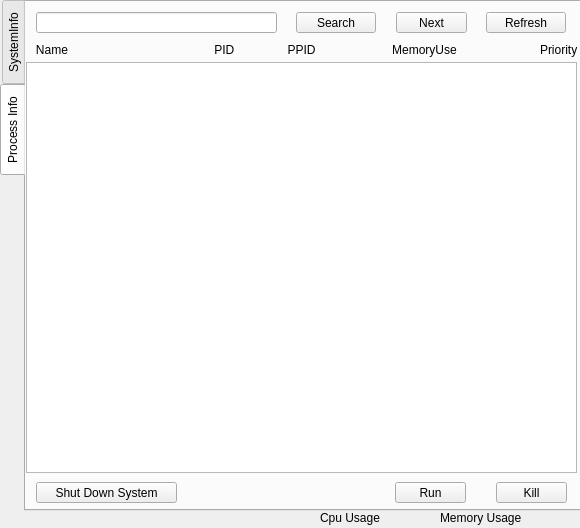
<?xml version="1.0" encoding="UTF-8"?>
<ui version="4.0">
 <class>MainWindow</class>
 <widget class="QMainWindow" name="MainWindow">
  <property name="enabled">
   <bool>true</bool>
  </property>
  <property name="geometry">
   <rect>
    <x>0</x>
    <y>0</y>
    <width>580</width>
    <height>528</height>
   </rect>
  </property>
  <property name="minimumSize">
   <size>
    <width>580</width>
    <height>528</height>
   </size>
  </property>
  <property name="maximumSize">
   <size>
    <width>580</width>
    <height>528</height>
   </size>
  </property>
  <property name="windowTitle">
   <string>System Monitor</string>
  </property>
  <widget class="QWidget" name="centralWidget">
   <widget class="QTabWidget" name="tabWidget">
    <property name="geometry">
     <rect>
      <x>0</x>
      <y>0</y>
      <width>581</width>
      <height>511</height>
     </rect>
    </property>
    <property name="autoFillBackground">
     <bool>true</bool>
    </property>
    <property name="tabPosition">
     <enum>QTabWidget::West</enum>
    </property>
    <property name="currentIndex">
     <number>1</number>
    </property>
    <property name="iconSize">
     <size>
      <width>16</width>
      <height>16</height>
     </size>
    </property>
    <property name="tabBarAutoHide">
     <bool>true</bool>
    </property>
    <widget class="QWidget" name="SysInfo">
     <attribute name="title">
      <string>SystemInfo</string>
     </attribute>
     <widget class="QLabel" name="HostName">
      <property name="geometry">
       <rect>
        <x>20</x>
        <y>450</y>
        <width>240</width>
        <height>31</height>
       </rect>
      </property>
      <property name="text">
       <string>HostName:</string>
      </property>
     </widget>
     <widget class="QLabel" name="StartTime">
      <property name="geometry">
       <rect>
        <x>290</x>
        <y>440</y>
        <width>241</width>
        <height>31</height>
       </rect>
      </property>
      <property name="text">
       <string>StartTime:</string>
      </property>
     </widget>
     <widget class="QLabel" name="RunningTime">
      <property name="geometry">
       <rect>
        <x>290</x>
        <y>475</y>
        <width>241</width>
        <height>21</height>
       </rect>
      </property>
      <property name="text">
       <string>RunningTime:</string>
      </property>
     </widget>
     <widget class="QLabel" name="SysVersion">
      <property name="geometry">
       <rect>
        <x>20</x>
        <y>480</y>
        <width>251</width>
        <height>31</height>
       </rect>
      </property>
      <property name="text">
       <string>SystemVersion:</string>
      </property>
     </widget>
     <widget class="QLabel" name="Cpu">
      <property name="geometry">
       <rect>
        <x>20</x>
        <y>420</y>
        <width>391</width>
        <height>31</height>
       </rect>
      </property>
      <property name="text">
       <string>CPU:</string>
      </property>
     </widget>
     <widget class="QwtPlot" name="CpuPlot">
      <property name="geometry">
       <rect>
        <x>20</x>
        <y>20</y>
        <width>501</width>
        <height>151</height>
       </rect>
      </property>
      <property name="canvasBackground">
       <brush brushstyle="SolidPattern">
        <color alpha="255">
         <red>255</red>
         <green>255</green>
         <blue>255</blue>
        </color>
       </brush>
      </property>
     </widget>
     <widget class="QwtPlot" name="MemPlot">
      <property name="geometry">
       <rect>
        <x>20</x>
        <y>210</y>
        <width>501</width>
        <height>151</height>
       </rect>
      </property>
      <property name="canvasBackground">
       <brush brushstyle="SolidPattern">
        <color alpha="255">
         <red>255</red>
         <green>255</green>
         <blue>255</blue>
        </color>
       </brush>
      </property>
     </widget>
     <widget class="QLabel" name="CpuLabel">
      <property name="geometry">
       <rect>
        <x>250</x>
        <y>170</y>
        <width>131</width>
        <height>31</height>
       </rect>
      </property>
      <property name="text">
       <string>CPU Usage</string>
      </property>
     </widget>
     <widget class="QLabel" name="MemLabel">
      <property name="geometry">
       <rect>
        <x>240</x>
        <y>360</y>
        <width>131</width>
        <height>31</height>
       </rect>
      </property>
      <property name="text">
       <string>Memory Usage</string>
      </property>
     </widget>
    </widget>
    <widget class="QWidget" name="ProcInfo">
     <attribute name="title">
      <string>Process Info</string>
     </attribute>
     <widget class="QListWidget" name="ProcList">
      <property name="geometry">
       <rect>
        <x>0</x>
        <y>60</y>
        <width>551</width>
        <height>411</height>
       </rect>
      </property>
      <property name="font">
       <font>
        <family>Ubuntu Mono</family>
        <pointsize>13</pointsize>
        <italic>false</italic>
       </font>
      </property>
      <property name="editTriggers">
       <set>QAbstractItemView::DoubleClicked</set>
      </property>
      <property name="viewMode">
       <enum>QListView::IconMode</enum>
      </property>
      <property name="currentRow">
       <number>-1</number>
      </property>
      <property name="sortingEnabled">
       <bool>false</bool>
      </property>
     </widget>
     <widget class="QLabel" name="ItemLabel">
      <property name="geometry">
       <rect>
        <x>0</x>
        <y>40</y>
        <width>551</width>
        <height>16</height>
       </rect>
      </property>
      <property name="text">
       <string>   Name                                            PID                PPID                       MemoryUse                         Priority</string>
      </property>
     </widget>
     <widget class="QPushButton" name="KillButton">
      <property name="geometry">
       <rect>
        <x>470</x>
        <y>480</y>
        <width>71</width>
        <height>21</height>
       </rect>
      </property>
      <property name="text">
       <string>Kill</string>
      </property>
     </widget>
     <widget class="QPushButton" name="SearchButton">
      <property name="geometry">
       <rect>
        <x>270</x>
        <y>10</y>
        <width>80</width>
        <height>21</height>
       </rect>
      </property>
      <property name="text">
       <string>Search</string>
      </property>
     </widget>
     <widget class="QLineEdit" name="SearchText">
      <property name="geometry">
       <rect>
        <x>10</x>
        <y>10</y>
        <width>241</width>
        <height>21</height>
       </rect>
      </property>
     </widget>
     <widget class="QPushButton" name="RefreshButton">
      <property name="geometry">
       <rect>
        <x>460</x>
        <y>10</y>
        <width>80</width>
        <height>21</height>
       </rect>
      </property>
      <property name="text">
       <string>Refresh</string>
      </property>
     </widget>
     <widget class="QPushButton" name="NextButton">
      <property name="geometry">
       <rect>
        <x>370</x>
        <y>10</y>
        <width>71</width>
        <height>21</height>
       </rect>
      </property>
      <property name="text">
       <string>Next</string>
      </property>
     </widget>
     <widget class="QPushButton" name="RunButton">
      <property name="geometry">
       <rect>
        <x>369</x>
        <y>480</y>
        <width>71</width>
        <height>21</height>
       </rect>
      </property>
      <property name="text">
       <string>Run</string>
      </property>
     </widget>
     <widget class="QPushButton" name="ShutDownButton">
      <property name="geometry">
       <rect>
        <x>10</x>
        <y>480</y>
        <width>141</width>
        <height>21</height>
       </rect>
      </property>
      <property name="text">
       <string>Shut Down System</string>
      </property>
     </widget>
    </widget>
   </widget>
   <widget class="QLabel" name="State_cpuUsage">
    <property name="geometry">
     <rect>
      <x>320</x>
      <y>510</y>
      <width>111</width>
      <height>16</height>
     </rect>
    </property>
    <property name="text">
     <string>Cpu Usage</string>
    </property>
   </widget>
   <widget class="QLabel" name="State_memUsage">
    <property name="geometry">
     <rect>
      <x>440</x>
      <y>510</y>
      <width>131</width>
      <height>16</height>
     </rect>
    </property>
    <property name="text">
     <string>Memory Usage</string>
    </property>
   </widget>
   <widget class="QLabel" name="State_currentTime">
    <property name="geometry">
     <rect>
      <x>30</x>
      <y>510</y>
      <width>231</width>
      <height>16</height>
     </rect>
    </property>
    <property name="text">
     <string/>
    </property>
   </widget>
   <zorder>State_cpuUsage</zorder>
   <zorder>State_memUsage</zorder>
   <zorder>State_currentTime</zorder>
   <zorder>tabWidget</zorder>
  </widget>
 </widget>
 <layoutdefault spacing="6" margin="11"/>
 <customwidgets>
  <customwidget>
   <class>QwtPlot</class>
   <extends>QFrame</extends>
   <header>qwt_plot.h</header>
  </customwidget>
 </customwidgets>
 <resources/>
 <connections/>
</ui>
